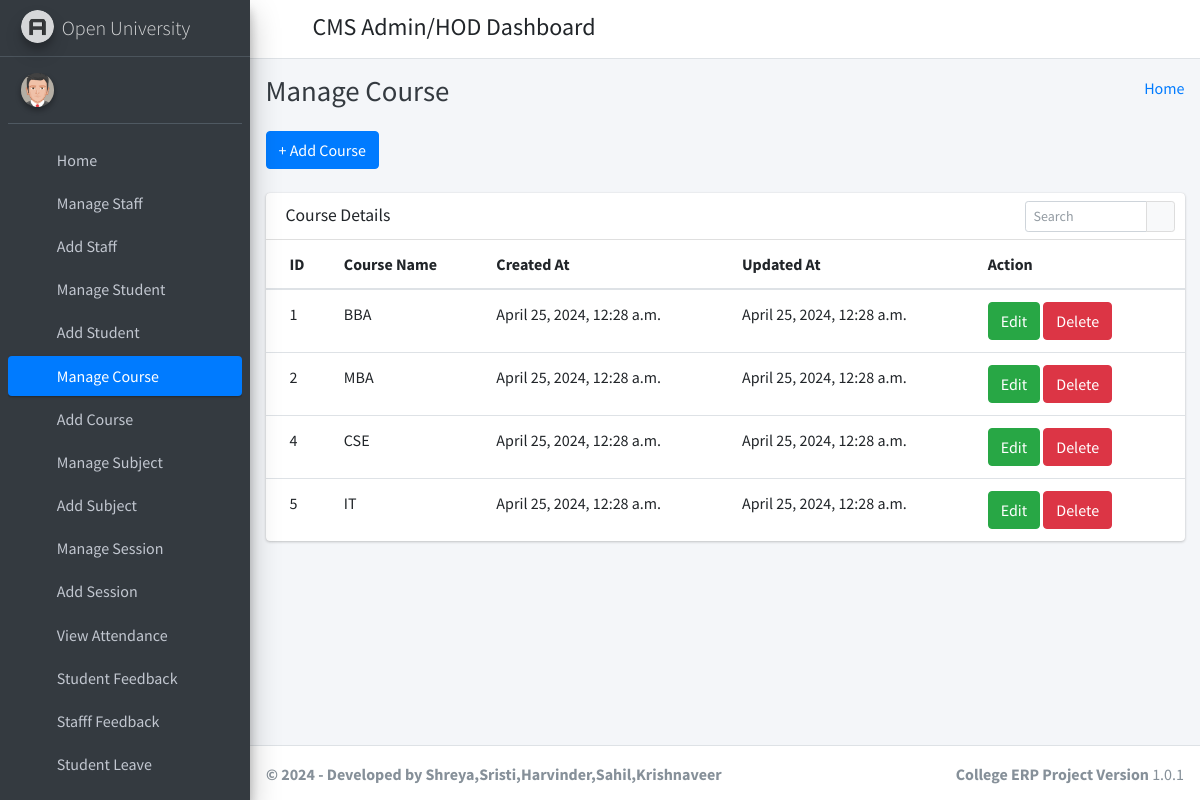
/manage_course/ (signed in), run on the app's committed database.
### student_management_app/models.py (models this page shows)
class Courses(models.Model):
    id = models.AutoField(primary_key=True)
    course_name = models.CharField(max_length=255)
    created_at = models.DateTimeField(auto_now_add=True)
    updated_at = models.DateTimeField(auto_now=True)
    objects = models.Manager()

### student_management_app/HodViews.py (the view)
# urls.py: path('manage_course/', HodViews.manage_course, name="manage_course"),
def manage_course(request):
    courses = Courses.objects.all()
    context = {
        "courses": courses
    }
    return render(request, 'hod_template/manage_course_template.html', context)

### student_management_app/LoginCheckMiddleWare.py (called while the page is built, shortened)
    def process_view(self, request, view_func, view_args, view_kwargs):
        modulename = view_func.__module__
        user = request.user
        if user.is_authenticated:
            if user.user_type == "1":
                if modulename == "student_management_app.HodViews":
                    pass
                elif modulename == "student_management_app.views" or modulename == "django.views.static":
                    pass
                else:
                    return redirect("admin_home")
            else:
                return redirect("login")
        else:
            if request.path == reverse("login") or request.path == reverse("doLogin"):
                pass
            else:
                return redirect("login")

### student_management_app/templates/hod_template/manage_course_template.html (shortened to what this page needs)
{% extends 'hod_template/base_template.html' %}
{% block page_title %}
    Manage Course
{% endblock page_title %}
{% block main_content %}
{% load static %}
<section class="content">
        <div class="container-fluid">
            <a class="btn btn-primary" href="{% url 'add_course' %}" role="button">+ Add Course</a> <br/>&nbsp;
            <div class="row">
                <div class="col-md-12">
                    <div class="card">
                        <div class="card-header">
                            <h3 class="card-title">Course Details</h3>
                            <div class="card-tools">
                            <div class="input-group input-group-sm" style="width: 150px;">
                                <input type="text" name="table_search" class="form-control float-right" placeholder="Search">
                                <div class="input-group-append">
                                <button type="submit" class="btn btn-default"><i class="fas fa-search"></i></button>
                                </div>
                            </div>
                            </div>
                        </div>
                        <div class="card-body table-responsive p-0">
                            <table class="table table-hover text-nowrap">
                            <thead>
                                <tr>
                                <th>ID</th>
                                <th>Course Name</th>
                                <th>Created At</th>
                                <th>Updated At</th>
                                <th>Action</th>
                                </tr>
                            </thead>
                            <tbody>
                                {% for course in courses %}
                                <tr>
                                <td>{{ course.id }}</td>
                                <td>{{ course.course_name }}</td>
                                <td>{{ course.created_at }}</td>
                                <td>{{ course.updated_at }}</td>
                                <td>
                                    <a href="{% url 'edit_course' course.id %}" class="btn btn-success">Edit</a>
                                    <a href="{% url 'delete_course' course.id %}" class="btn btn-danger">Delete</a>
                                </td>
                                </tr>
                                {% endfor %}
                            </tbody>
                            </table>
                        </div>
                        </div>
                </div>
            </div>
        </div>
      </section>
  {% endblock main_content %}

### data on the page
Courses: id "1", course_name "BBA", created_at "April 25, 2024, 12:28 a.m.", updated_at "April 25, 2024, 12:28 a.m."
Courses: id "2", course_name "MBA", created_at "April 25, 2024, 12:28 a.m.", updated_at "April 25, 2024, 12:28 a.m."
Courses: id "4", course_name "CSE", created_at "April 25, 2024, 12:28 a.m.", updated_at "April 25, 2024, 12:28 a.m."
Courses: id "5", course_name "IT", created_at "April 25, 2024, 12:28 a.m.", updated_at "April 25, 2024, 12:28 a.m."
